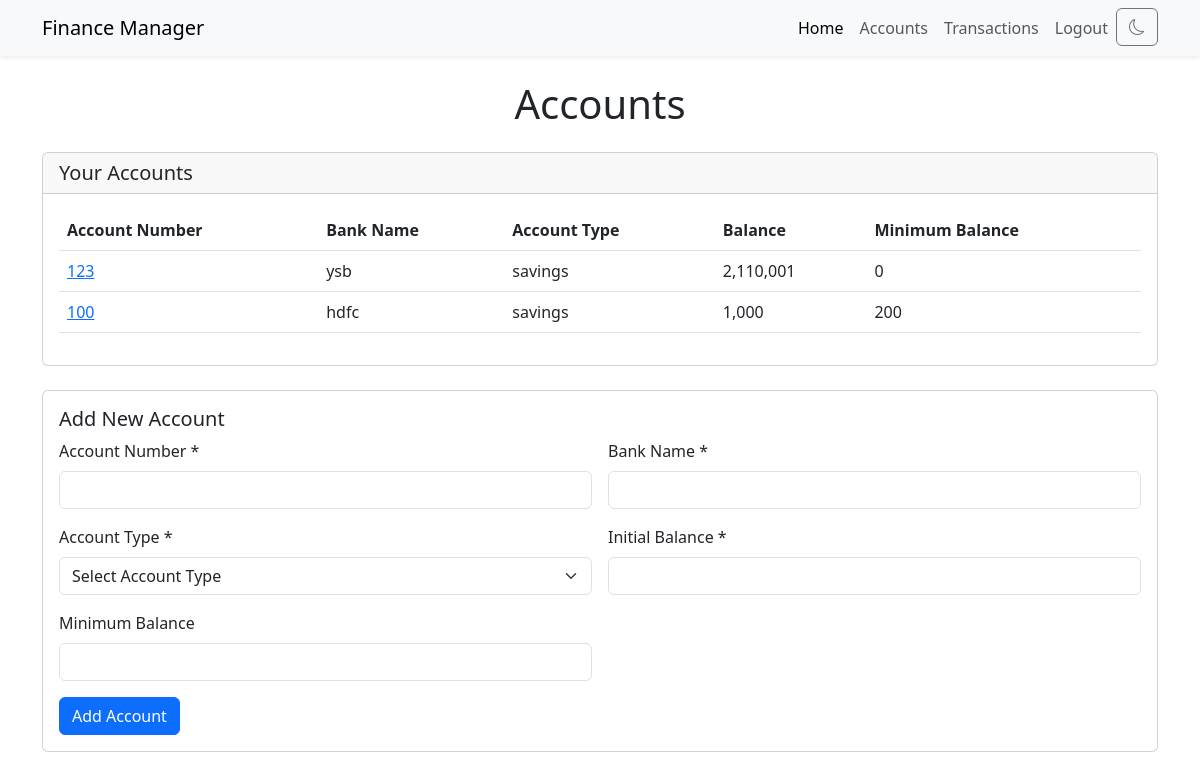
Before: /accounts (signed in) with the older database file.
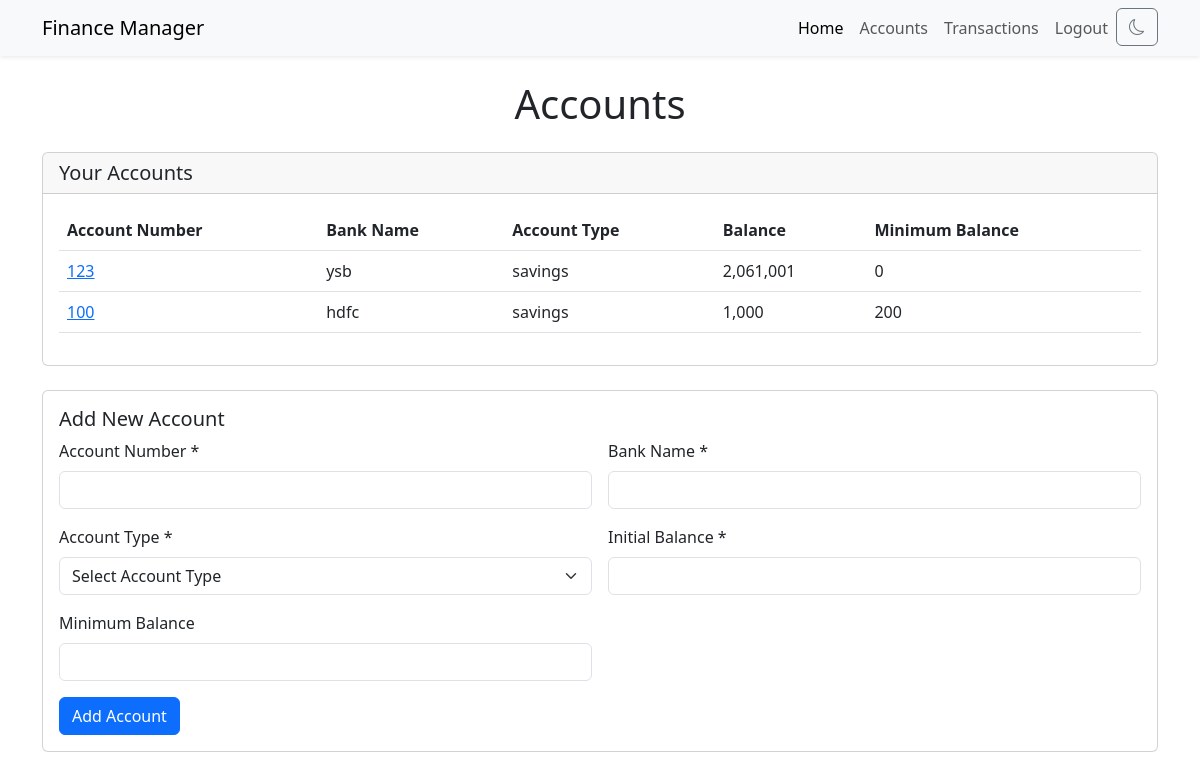
After: the same page with the newer database file.
### app.py (models this page shows, shortened)
class AccountsTable(db.Model):
    __tablename__ = 'accounts'
    accno = db.Column(db.String, primary_key = True)
    userid = db.Column(db.Integer, db.ForeignKey("users.id", ondelete='CASCADE'), nullable = False)
    type = db.Column(db.String, nullable = False)
    bank = db.Column(db.String, nullable = False)
    balance = db.Column(db.Integer, nullable = False, default=0)
    minbal = db.Column(db.Integer, default=0)

### app.py (the view, shortened to what this page needs)
@app.route('/accounts', methods = ["GET", "POST"])
@login_required
def accounts():
    form = AccountForm()
    accounts = AccountsTable.query.filter_by(userid=current_user.id).all()
    return render_template('accounts.html', form=form, accounts=accounts)

### app.py
class AccountForm(FlaskForm):
    account_number = StringField('Account Number', validators=[InputRequired()] )
    type = SelectField('Account Type',choices=[('', 'Select Account Type'), ('savings', 'Savings Account'), ('current', 'Current Account')] ,validators=[InputRequired()])
    bank = StringField('Bank Name', validators=[InputRequired()])
    balance = IntegerField('Current Balance', validators=[InputRequired()])
    minimum_balance = IntegerField('Minimum Balance')
    submit = SubmitField('Add Account')

### app.py (called while the page is built)
@login_manager.user_loader
def load_user(user_id):
    return UsersTable.query.get(int(user_id))

### templates/accounts.html (shortened to what this page needs)
{% extends "layout.html" %}
{% block content %}
<div class="container mt-4">
    <h1 class="mb-4 text-center">Accounts</h1>
    <div class="card mb-4">
        <div class="card-header">
            <h5 class="card-title mb-0">Your Accounts</h5>
        </div>
        <div class="card-body">
            {% if accounts %}
            <table id="accountsTable" class="table">
                <thead>
                    <tr>
                        <th scope="col">Account Number</th>
                        <th scope="col">Bank Name</th>
                        <th scope="col">Account Type</th>
                        <th scope="col">Balance</th>
                        <th scope="col">Minimum Balance</th>
                    </tr>
                </thead>
                <tbody>
                    {% for account in accounts %}
                        {% if account.balance < account.minbal %}
                        <tr class="table-danger">
                        {% else %}
                        <tr>
                        {% endif %}
                            <td><a href="/accountpage/{{account.accno}}">{{account.accno}}</a></td>
                            <td>{{account.bank}}</td>
                            <td>{{account.type}}</td>
                            <td>{{"{:,}".format(account.balance)}}</td>
                            <td>{{account.minbal}}</td>
                        </tr>
                    {% endfor %}
                </tbody>
            </table>
            {% else %}
            <div class="alert alert-info" role="info">
                <i class="fas fa-exclamation-circle"></i> &nbsp; No accounts created yet.
            </div>
            {% endif %}
        </div>
    </div>
    <div class="card">
        <div class="card-body">
            <h5 class="card-title">Add New Account</h5>
            <form id="addAccountForm" class="row g-3", method="POST">
                <div class="col-md-6">
                    <label for="newAccountNumber" class="form-label">Account Number *</label>
                    {{ form.account_number(class="form-control", id="newAccountNumber") }}
                </div>
                <div class="col-md-6">
                    <label for="newBankName" class="form-label">Bank Name *</label>
                    {{ form.bank(class="form-control", id="newBankName") }}
                </div>
                <div class="col-md-6">
                    <label for="newAccountType" class="form-label">Account Type *</label>
                    {{ form.type(class="form-select", id="newAccountType") }}
                </div>
                <div class="col-md-6">
                    <label for="newAccountBalance" class="form-label">Initial Balance *</label>
                    {{ form.balance(class="form-control", id="newAccountBalance") }}
                </div>
                <div class="col-md-6">
                    <label for="newMinimumBalance" class="form-label">Minimum Balance</label>
                    {{ form.minimum_balance(class="form-control", id="newMinimumBalance") }}
                </div>
                <div class="col-12">
                    {{ form.submit(class="btn btn-primary") }}
                </div>
            </form>
        </div>
    </div>
</div>
{% endblock %}

Changed rows visible on the page:
changed AccountsTable "ysb": balance "2,110,001" → "2,061,001"
